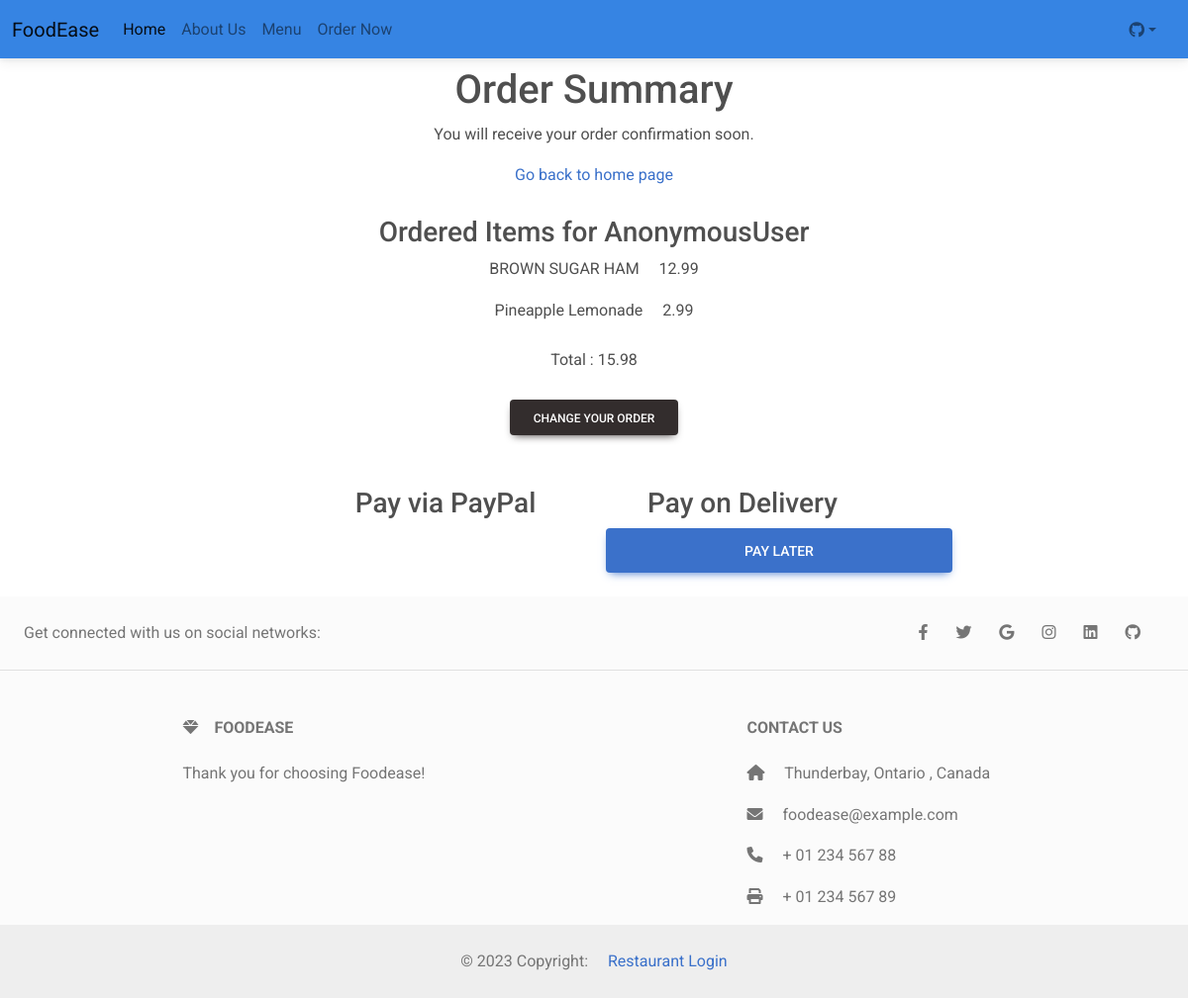
Screenshot of /order-confirmation/79 with the database file from the repository.
### customer/models.py (models this page shows, shortened)
class MenuItem(models.Model):
    name = models.CharField(max_length=1000)
    description = models.TextField()
    image = models.ImageField(upload_to='menu_images/')
    price = models.DecimalField(max_digits=5, decimal_places=2)
    category= models.ManyToManyField('Category', related_name= 'item')

class OrderModel(models.Model):
    created_on = models.DateTimeField(auto_now_add=True)
    price = models.DecimalField(max_digits=7,decimal_places=2)
    items = models.ManyToManyField('MenuItem', related_name='order', blank =True)
    created_on = models.DateTimeField(auto_now_add=True)
    price = models.DecimalField(max_digits=7,decimal_places=2, blank= True)
    items = models.ManyToManyField('MenuItem', related_name='order', blank =True)
    name = models.CharField(max_length=50, blank=True)
    email = models.CharField(max_length=50, blank=True)
    city = models.CharField(max_length=50, blank=True)
    street = models.CharField(max_length=50, blank=True)
    zip_code = models.CharField(max_length=50, blank=True)
    province = models.CharField(max_length=50, blank=True)
    is_paid = models.BooleanField(default=False)
    is_shipped = models.BooleanField(default=False)

### customer/views.py (the view, shortened to what this page needs)
# urls.py: path('order-confirmation/<int:pk>', OrderConfirmation.as_view(),name = 'order_confirmation'),
class OrderConfirmation(View):
    def get(self, request, pk, *args, **kwards):
        order= OrderModel.objects.get(pk=pk)
        context  = {
            'pk' : order.pk,
            'items' : order.items,
            'price' : order.price
        }
        return render(request, 'customer/order_confirmation.html', context)

### customer/templates/customer/order_confirmation.html (shortened to what this page needs)
{%extends 'customer/base.html'%}
{%block content%}
<div class="container mb-3 mt-1">
  <div class="row justify-content-center mt-1">
      <div class="col-md-12 col-sm-12 p-1 text-center">
          <h1> Order Summary</h1>
          <p>You will receive your order confirmation soon.</p>
          <a href="http://127.0.0.1:8000/"> Go back to home page</a>
      </div>
  </div>
</div>
<div class="container-fluid col-md-6 offset-md-3">
  <div class="col-md-12 col-sm-12 p-2 text-center">
      <h3 class="">Ordered Items for {{user}}</h3>
      {%for item in items.all%}
      <p> {{ item.name}} <span class="pl-3"> {{item.price}}</span></p>
      {%endfor%}
      <p class="font-weight=bold pt-2">Total : {{price}}</p>
  </div>
  <div class="row justify-content-center pb-1 pt-1">
    <div class="col-md-6 text-center">
      <form method="POST">
      <button type="submit" class="btn btn-dark">Change your Order</button>
    </form>
    </div>
</div>
<div class="row justify-content-center pb-4 pt-5">
  <div class="col-md-6 text-center">
      <h3>Pay via PayPal </h3>
  </div>
  <div class="col-md-6 text-center">
    <h3>Pay on Delivery </h3>
    <div>
      <button type="button" class="btn btn-primary btn-lg" data-mdb-toggle="modal" data-mdb-target="#exampleModal" style="width: 350px;">
        Pay later
      </button>
    </div>
  </div>
</div>
    </div>
{%endblock content%}

### rows the page displays
MenuItem: name "BROWN SUGAR HAM", price "12.99"
MenuItem: name "Pineapple Lemonade", price "2.99"
OrderModel: price "15.98"

### other values shown
{{ user }} "AnonymousUser"
